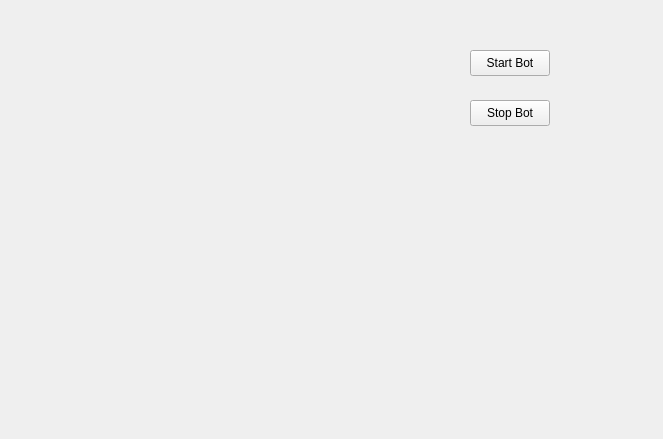
<?xml version="1.0" encoding="UTF-8"?>
<ui version="4.0">
 <class>MainWindow</class>
 <widget class="QMainWindow" name="MainWindow">
  <property name="geometry">
   <rect>
    <x>0</x>
    <y>0</y>
    <width>663</width>
    <height>439</height>
   </rect>
  </property>
  <property name="windowTitle">
   <string>MainWindow</string>
  </property>
  <widget class="QWidget" name="centralWidget">
   <widget class="QPushButton" name="pB_startBot">
    <property name="geometry">
     <rect>
      <x>470</x>
      <y>50</y>
      <width>80</width>
      <height>26</height>
     </rect>
    </property>
    <property name="text">
     <string>Start Bot</string>
    </property>
   </widget>
   <widget class="QPushButton" name="pB_stopBot">
    <property name="geometry">
     <rect>
      <x>470</x>
      <y>100</y>
      <width>80</width>
      <height>26</height>
     </rect>
    </property>
    <property name="text">
     <string>Stop Bot</string>
    </property>
   </widget>
  </widget>
 </widget>
 <layoutdefault spacing="6" margin="11"/>
 <resources/>
 <connections/>
</ui>
